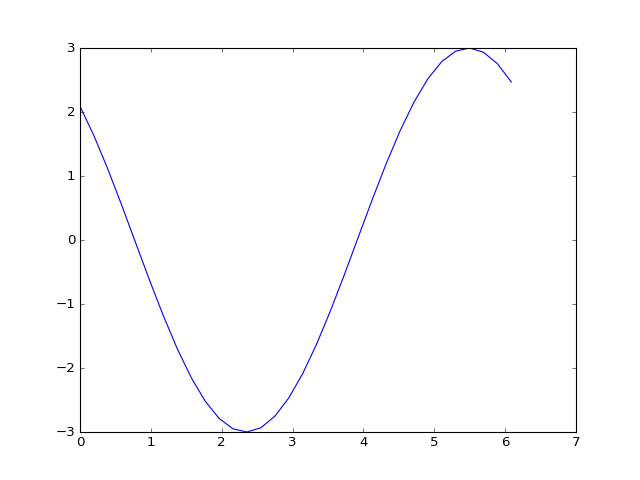

Write the Python code that produced this figure.
cos_x_shifted = 3 * np.cos(t_1 + 0.8)
plt.plot(t_1, cos_x_shifted)
# [...]
print('Dot product of shifted cosine with c_1',
      to_4dp(cos_x_shifted.dot(c_1)))
# Dot product of shifted cosine with c_1 33.4419
